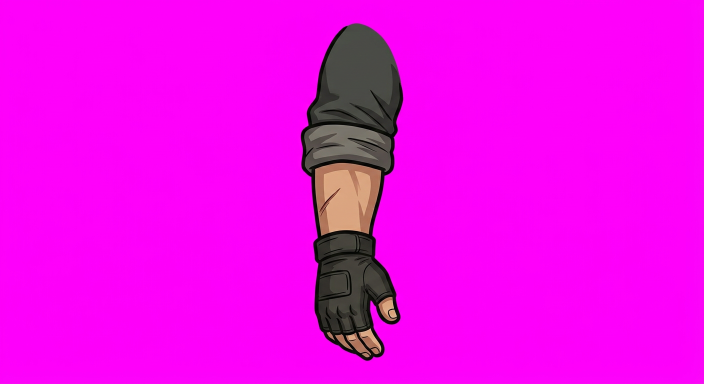
#> input picture parts/arm.png, 1408 x 768 px, given in place of arm.png.png, which was not available (shown at 1/2 size)
$ python -i retexture_aether.py   (imports and definitions only)
#> lines starting #> are read from the running program, lines starting #| are printed output that depends on the picture; after the words box and inside, x2 and y2 are one past the last pixel; in counts of white or black regions, pixels touching at a corner belong together; pictures that were not available may be replaced by others from this repository, and a replacement may not be noted
### tools/build_psd.py
#!/usr/bin/env python3
"""Assemble Wardogs_Male Live2D art from generated part stickers.

Chroma-keys magenta part PNGs (parts/), composes them into named layers on a
1920x1080 canvas (layout matched to the reference concept), then exports:
  - Wardogs_Male/wardogs_male.psd          layered Photoshop file (разрезка)
  - Wardogs_Male/wardogs_male.4096/texture_00.png + atlas_map.json (with pivots)
  - Wardogs_Male/wardogs_male_flat.png     merged preview
"""
import json, os
import numpy as np
from PIL import Image

W, H = 1920, 1080
ROOT = os.path.abspath(os.path.join(os.path.dirname(__file__), '..'))
PARTS = os.path.join(ROOT, 'parts')
OUT = os.path.join(ROOT, 'Wardogs_Male')

def key_magenta(im):
    """Remove magenta chroma AND baked-in checkerboard backgrounds via
    flood-fill from the image borders through background-like pixels.

    The key colour is a *bright* magenta (~253,0,248). Some artwork is a *dark*
    maroon that also satisfies (r>g+18)&(b>g+18) -- the eye_smile arc is
    (39,6,31) -- so the magenta test needs a brightness gate, otherwise the
    keyer eats the art and leaves a 4px smudge.
    """
    from collections import deque
    im = im.convert('RGBA')
    a = np.asarray(im).astype(np.int32)
    r, g, b = a[..., 0], a[..., 1], a[..., 2]
    magenta = (r > g + 18) & (b > g + 18) & (r > 90)     # bright key only
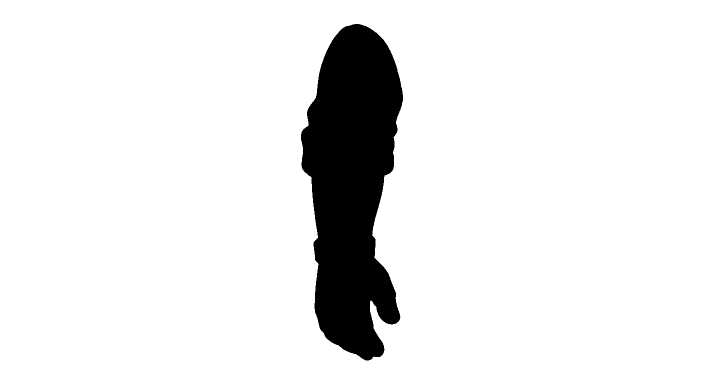
#> magenta: shape (768, 1408) bool (shown at 1/2 size); 91.3% white; 1 black region, box (x1, y1, x2, y2) and area: (602, 48, 806, 721) 94216
    grey = (np.abs(r - g) < 16) & (np.abs(g - b) < 16) & (r >= 100)  # light checker
#> grey: shape (768, 1408) bool; 0.53% white; 21 white regions (20 under 20 px), largest, box (x1, y1, x2, y2) and area: (617, 250, 771, 321) 5754
    bglike = magenta | grey
#> bglike: shape (768, 1408) bool; 91.8% white; 2 black regions (1 under 20 px), largest, box (x1, y1, x2, y2) and area: (602, 48, 806, 721) 88439
    hgt, wid = bglike.shape
#> hgt = 768; wid = 1408
    seen = np.zeros_like(bglike)
    dq = deque()
    for x in range(wid):
        for y in (0, hgt - 1):
            if bglike[y, x]: dq.append((y, x)); seen[y, x] = 1
#> seen: shape (768, 1408) bool; 0.26% white in thin lines or dots
    for y in range(hgt):
        for x in (0, wid - 1):
            if bglike[y, x] and not seen[y, x]: dq.append((y, x)); seen[y, x] = 1
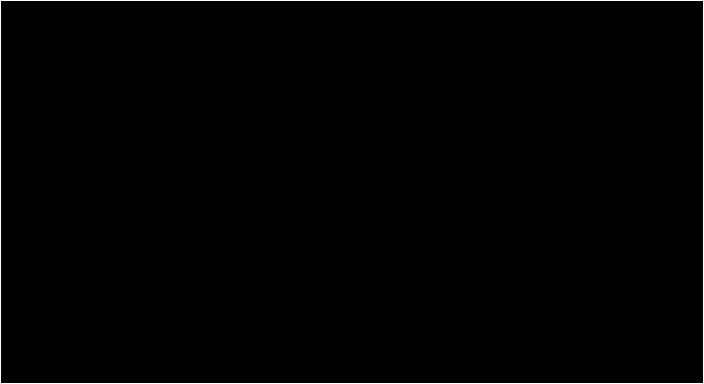
#> seen: shape (768, 1408) bool (shown at 1/2 size); 0.4% white in thin lines or dots
    while dq:
        y, x = dq.popleft()
        for ny, nx in ((y+1, x), (y-1, x), (y, x+1), (y, x-1)):
            if 0 <= ny < hgt and 0 <= nx < wid and not seen[ny, nx] and bglike[ny, nx]:
                seen[ny, nx] = 1
                dq.append((ny, nx))
    a[..., 3] = np.where(seen, 0, a[..., 3])
    # keep only the connected component containing the image center
    # (drops stray fringe pixels that would corrupt the bbox)
    keep = a[..., 3] > 0
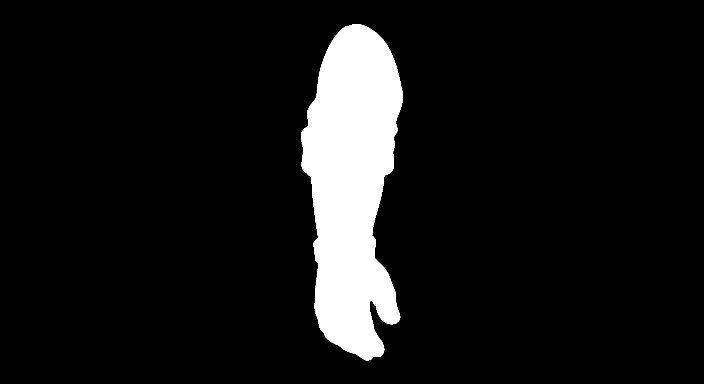
#> keep: shape (768, 1408) bool (shown at 1/2 size); 8.7% white; 1 white region, box (x1, y1, x2, y2) and area: (602, 48, 806, 721) 94216
    if keep.any():
        cy0, cx0 = hgt // 2, wid // 2
#> cy0 = 384; cx0 = 704
        ys, xs = np.nonzero(keep)
        i = np.argmin((ys - cy0) ** 2 + (xs - cx0) ** 2)
#> i = 52409
        seed = (int(ys[i]), int(xs[i]))
#> seed = (384, 704)
        comp = np.zeros_like(keep)
        dq = deque([seed]); comp[seed] = 1
        while dq:
            y, x = dq.popleft()
            for ny, nx in ((y+1, x), (y-1, x), (y, x+1), (y, x-1)):
                if 0 <= ny < hgt and 0 <= nx < wid and keep[ny, nx] and not comp[ny, nx]:
                    comp[ny, nx] = 1
                    dq.append((ny, nx))
#> this loop made 94216 passes
#> (y, x) on passes 1 to 3: (384, 704), (385, 704), (383, 704)
        a[..., 3] = np.where(comp, a[..., 3], 0)
    # The key leaves a 1px magenta halo where the antialiased edge blended
    # into the background; erode it away, then fully neutralise any spill.
    m = a[..., 3] > 0
    e = m.copy()
    e[1:, :] &= m[:-1, :]
#> e: shape (768, 1408) bool; 8.7% white; 1 white region, box (x1, y1, x2, y2) and area: (602, 49, 806, 721) 93893
    e[:-1, :] &= m[1:, :]
    e[:, 1:] &= m[:, :-1]
    e[:, :-1] &= m[:, 1:]
#> e: shape (768, 1408) bool; 8.6% white; 1 white region, box (x1, y1, x2, y2) and area: (603, 49, 805, 720) 92644
    a[..., 3] = np.where(e, a[..., 3], 0)
    spill = np.minimum(a[..., 0], a[..., 2]) - a[..., 1]
    cut = np.where(spill > 0, spill, 0).astype(np.int32)
    a[..., 0] -= cut
    a[..., 2] -= cut
    np.clip(a[..., :3], 0, 255, out=a[..., :3])
    return Image.fromarray(a.astype(np.uint8), 'RGBA')

def load(name):
    return key_magenta(Image.open(os.path.join(PARTS, name + '.png')))

# [10 lines left out: function fit, not called in this run]

def layer(): return Image.new('RGBA', (W, H), (0, 0, 0, 0))

# [4 lines left out: function place, not called in this run]

# ---------------- layout (matched to wardogs_male_chibi_01.png proportions) ----
HEAD = (960, 438)
EYE_L, EYE_R = (903, 454), (1017, 454)
BROW_L, BROW_R = (901, 406), (1019, 406)
MOUTH = (960, 532)
SHO_L, SHO_R = (775, 660), (1145, 660)
BODY_PIV = (960, 1010)

# [36 lines left out: function build, not called in this run]

# The head must rotate about the neck joint (where it meets the collar), not
# about its own centre, otherwise it swings off the shoulders when turned.
NECK = (HEAD[0], 636)

PIVOTS = {
    'head': list(HEAD), 'neck': list(NECK), 'body': list(BODY_PIV),
    'eyeL': list(EYE_L), 'eyeR': list(EYE_R),
    'browL': list(BROW_L), 'browR': list(BROW_R),
    'mouth': list(MOUTH), 'shoL': list(SHO_L), 'shoR': list(SHO_R),
}

# [44 lines left out: function main, not called in this run]

# [2 lines that do not run on import are left out]

### tools/retexture_aether.py
#!/usr/bin/env python3
"""Re-skin the Neko_Aether Live2D rig with the Wardogs_Male character.

The rig (Aether.moc3: meshes, deformers, physics, parameters) is kept 100 %
untouched -- only Aether.4096/texture_00.png is repainted.  For every art mesh
we know its UV triangles (atlas) and where each vertex sits on the model canvas
in the rest pose (tools/data/aether_rest_geometry.json, exported once from the
moc with the Cubism Core, PawOff=1 / all other params default).  Each atlas
texel is therefore mapped to a canvas position, and the colour at that position
is taken from the Wardogs part stickers (parts/*.png) that have been placed on
the canvas (face, hair, torso, arms, eyes, brows, mouth).

Meshes that do not exist on this character (cat ears, earring, scarf, gold
emblem/shoulder pad, cape flaps, belt, cat paws) are left transparent.

    python3 tools/retexture_aether.py            # writes Neko_Aether/Aether.4096/texture_00.png
    python3 tools/retexture_aether.py --preview  # also writes preview/aether_*.png

Needs: numpy pillow scipy.
"""
import argparse, io, json, os, subprocess, sys
import numpy as np
from PIL import Image
from scipy import ndimage as ndi

ROOT = os.path.abspath(os.path.join(os.path.dirname(__file__), '..'))
sys.path.insert(0, os.path.join(ROOT, 'tools'))
from build_psd import key_magenta  # noqa: E402

TEX = os.path.join(ROOT, 'Neko_Aether', 'Aether.4096', 'texture_00.png')
GEOM = os.path.join(ROOT, 'tools', 'data', 'aether_rest_geometry.json')
REF_COMMIT = '9d1291a9b0d1f7f1979270aacb78bbcc9b2a9dc2'   # original Neko texture
AT = 4096

# ----------------------------------------------------------------- sources --
def load_part(name):
    im = key_magenta(Image.open(os.path.join(ROOT, 'parts', name + '.png')))
    im = im.crop(im.getchannel('A').getbbox())
#> im: PIL image 202x671 RGBA
    a = np.asarray(im).astype(np.float32) / 255.0
#> a: shape (671, 202, 4) float32
    # the magenta key leaves hard, stair-stepped alpha edges: bleed the colour
    # outwards and soften the alpha by ~1 px so outlines come out anti-aliased
    solid = a[..., 3] > 0.5
#> solid: shape (671, 202) bool; 68.4% white; 4 black regions, box (x1, y1, x2, y2) and area: (135, 153, 202, 671) 17618, (0, 231, 128, 671) 13636, (0, 0, 106, 219) 8252, (116, 0, 202, 140) 3392
    _, (iy, ix) = ndi.distance_transform_edt(~solid, return_indices=True)
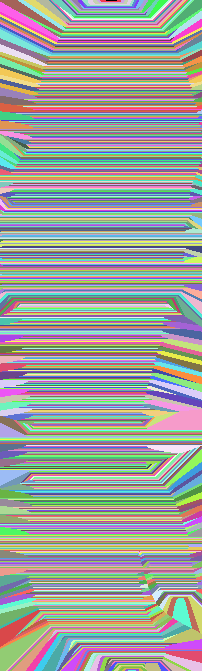
#> iy: shape (671, 202) int32; 671 distinct labels, from 0 to 670; one colour per label, 0 black
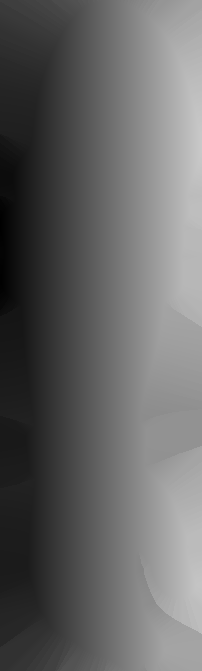
#> ix: shape (671, 202) int32; min 0, max 201, mean 100.8
    rgb = a[iy, ix, :3]
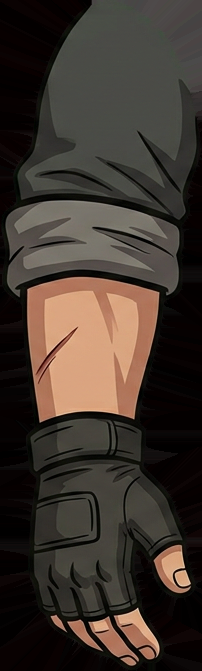
#> rgb: shape (671, 202, 3) float32; mean R, G, B 0.249, 0.21, 0.181
    alpha = ndi.gaussian_filter(a[..., 3], 0.9)
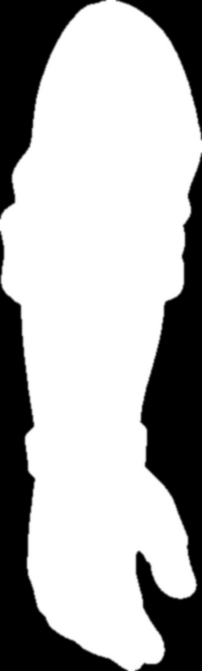
#> alpha: shape (671, 202) float32; min 0, max 1, mean 0.684
    alpha = np.clip((alpha - 0.5) * 1.6 + 0.5, 0, 1)
    return np.dstack([rgb * alpha[..., None], alpha]).astype(np.float32)
#> returned value: shape (671, 202, 4) float32

class Src:
    """A sticker placed on the model canvas.

    (ax, ay) is a point in sticker pixels that lands on canvas point (cx, cy);
    sx / sy are canvas px per sticker px; mirror flips the sticker about the
    anchor column."""
    # [5 lines left out: function __init__, not called in this run]

    def uv(self, X, Y):
        return (self.ax + self.m * (X - self.cx) / self.sx,
                self.ay + (Y - self.cy) / self.sy)

    # [25 lines left out: functions sample, over, straight, not called in this run]

def smooth(x, lo, hi):
    return np.clip((x - lo) / (hi - lo), 0, 1)

# -------------------------------------------------------------- layout ------
# [26 lines left out: function build_sources, not called in this run]

IRIS_C, IRIS_R = (244.0, 134.0), 121.0
HEAD_K = 0.80

# ---------------------------------------------------------------- painters --
# every painter gets X, Y (canvas px per texel) and ref (original atlas RGBA,
# straight 0..1) and returns straight rgb (N,3) and alpha (N,)
# [4 lines left out: function P_src, not called in this run]

def P_none(S, X, Y, ref):
    return np.zeros((len(X), 3), np.float32), np.zeros(len(X), np.float32)

# [30 lines left out: functions lash_mask, P_lash, P_iris, P_eyewhite, not called in this run]

def P_brow(S, X, Y, ref):
    return straight(S['brow'].sample(X, Y))

# [16 lines left out: functions P_lip, P_mouth_in, not called in this run]

HAIR_PIECES = {8: 'ArtMesh5', 10: 'ArtMesh10', 60: 'ArtMesh6',
               39: 'ArtMesh28', 40: 'ArtMesh27', 41: 'ArtMesh26',
               42: 'ArtMesh29', 43: 'ArtMesh30', 44: 'ArtMesh31',
               45: 'ArtMesh40', 46: 'ArtMesh41', 47: 'ArtMesh42', 48: 'ArtMesh43'}

PAINT = {}
# [11 lines not run here, left out]
# everything not listed stays transparent: ears 12/13, earring 9, scarf 0/1/34-37,
# shoulder 38, belt 28, sleeves 30/31 (arms are baked into 29), thin crease lines
# 5/33/57, cat paws 16-27 (hidden by PawOff anyway).

# --------------------------------------------------------------- baking -----
# [73 lines left out: functions reference_atlas, raster, bake, finish, main, not called in this run]

# [2 lines not run here, left out]

>>> result = load_part('../parts/arm.png')

$ run again, on parts/hair.png
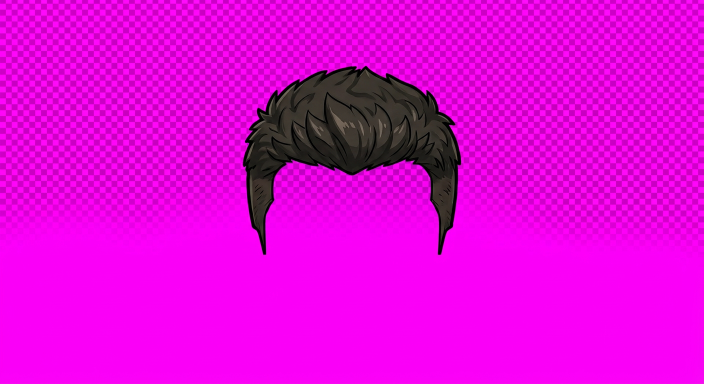
#> input picture parts/hair.png, 1408 x 768 px, given in place of hair.png.png, which was not available (shown at 1/2 size)
#> in key_magenta, `magenta = (r > g + 18) & (b > g + 18) & (r > 90)`:
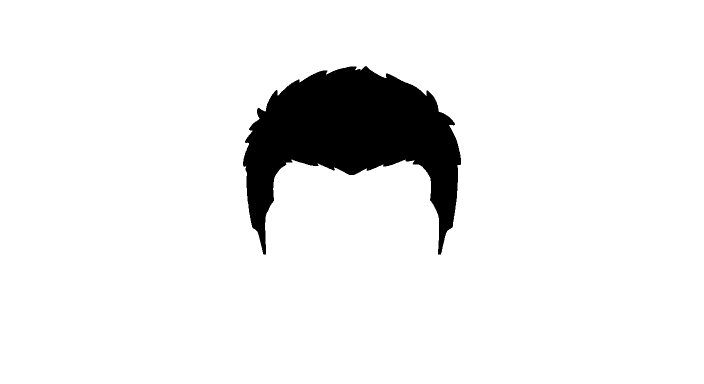
#> magenta: shape (768, 1408) bool (shown at 1/2 size); 92.6% white; 1 black region, box (x1, y1, x2, y2) and area: (486, 132, 922, 509) 80134
#> grey: shape (768, 1408) bool; 0.13% white; 37 white regions (22 under 20 px), largest, box (x1, y1, x2, y2) and area: (662, 221, 698, 269) 401, (621, 241, 642, 272) 147, (757, 238, 765, 277) 146
#> bglike: shape (768, 1408) bool; 92.7% white; 9 black regions (8 under 20 px), largest, box (x1, y1, x2, y2) and area: (486, 132, 922, 509) 78743
#> i = 69445
#> seed = (349, 704)
#> the loop in key_magenta, `while dq:` made 80134 passes
#> (y, x) on passes 1 to 3: (349, 704), (348, 704), (349, 705)
#> solid: shape (375, 434) bool; 48.2% white; 1 white region, box (x1, y1, x2, y2) and area: (0, 0, 434, 375) 78365
#> iy: shape (375, 434) int32; 375 distinct labels, from 0 to 374
#> in load_part, `alpha = ndi.gaussian_filter(a[..., 3], 0.9)`:
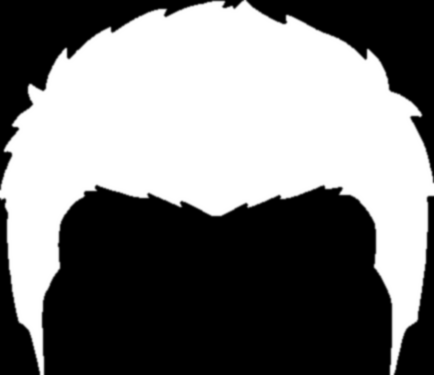
#> alpha: shape (375, 434) float32; min 0, max 1, mean 0.482
